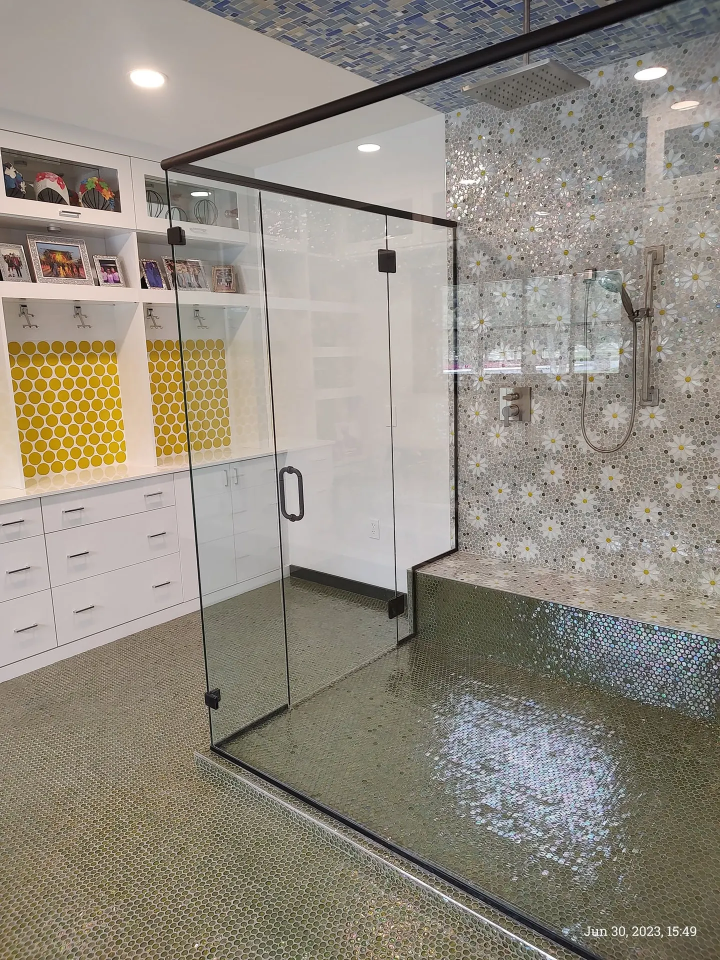
#> input picture assets/images/optimized/hero-bathroom-1440.webp, 1440 x 1920 px, given in place of logo-transparent.png, which was not available (shown at 1/2 size)
$ python optimize-images.py
#> lines starting #> are read from the running program, lines starting #| are printed output that depends on the picture; pictures that were not available may be replaced by others from this repository, and a replacement may not be noted
"""Generate responsive WebP assets from retained originals (requires Pillow).
Run from repository root. Existing responsive markup makes this safe to rerun.
"""
from pathlib import Path
from PIL import Image, ImageOps
import re, json
root=Path('.')
with Image.open('assets/images/logo-transparent.png') as logo:
#> logo is the input picture: PIL image 1440x1920 RGB; mean R, G, B 146.5, 140, 128.9
    cropped=logo.crop(logo.getbbox())
    cropped.thumbnail((750,400))
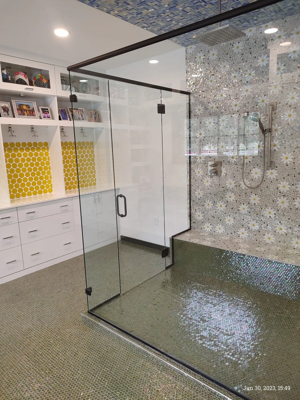
#> cropped: PIL image 300x400 RGB; mean R, G, B 146.6, 140.1, 129
    cropped.save('assets/images/logo-cropped.webp',lossless=True)
with Image.open('favicon-512.png') as icon:
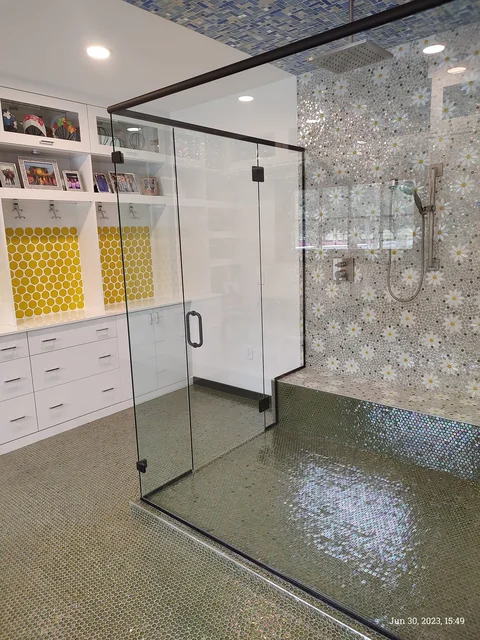
#> input picture assets/images/optimized/hero-bathroom-480.webp, 480 x 640 px, given in place of favicon-512.png, which was not available
#> icon is the input picture: PIL image 480x640 RGB; mean R, G, B 146.6, 139.9, 128.9
    for size,name in [(32,'favicon-32.png'),(180,'apple-touch-icon.png')]:
        resized=icon.copy()
        resized.thumbnail((size,size))
        resized.save(name,optimize=True)
#> this loop made 2 passes
#> pass 1, `resized.save(name,optimize=True)`:
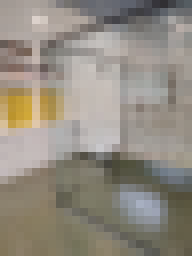
#> saved as favicon-32.png: PIL image 24x32 RGB (shown 8 times larger); mean R, G, B 146.6, 139.9, 128.9
#> pass 2, `resized.save(name,optimize=True)`:
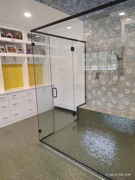
#> saved as apple-touch-icon.png: PIL image 135x180 RGB; mean R, G, B 146.6, 139.9, 128.9
    icon.save('favicon-small.ico',sizes=[(16,16),(32,32),(48,48)])
used=set()
for page in root.glob('*.html'):
    used.update(re.findall(r'(?:src|data-full)="(assets/images/[^\"]+\.(?:jpg|jpeg))"',page.read_text(encoding='utf-8')))
variants={}
for name in sorted(used):
    source=Path(name)
    with Image.open(source) as original:
        im=ImageOps.exif_transpose(original).convert('RGB')
        output=Path('assets/images/optimized')/source.relative_to('assets/images').with_suffix('')
        output.parent.mkdir(parents=True,exist_ok=True)
        sizes=sorted(set([min(im.width,w) for w in [480,960,1440]]))
        candidates=[]
        for width in sizes:
            target=Path(str(output)+f'-{width}.webp')
            quality=78 if source.name=='hero-bathroom.jpg' and width>=1440 else 85
            im.resize((width,round(im.height*width/im.width)),Image.Resampling.LANCZOS).save(target,quality=quality,method=6)
            candidates.append((target.as_posix(),width))
        full=Path(str(output)+'-full.webp')
        im.save(full,quality=90,method=6)
        # Keep original full image when WebP does not reduce its payload.
        full_path=full.as_posix() if full.stat().st_size<source.stat().st_size else source.as_posix()
        if full_path==source.as_posix(): full.unlink()
        variants[name]={'width':im.width,'height':im.height,'candidates':candidates,'full':full_path,'original_bytes':source.stat().st_size,'largest_variant_bytes':Path(candidates[-1][0]).stat().st_size}
for page in root.glob('*.html'):
    s=page.read_text(encoding='utf-8')
    def image_tag(match):
        tag=match[0]
        src=re.search(r'src="([^"]+)"',tag)
        if not src or src[1] not in variants: return tag
        v=variants[src[1]]
        tag=re.sub(r' (width|height|srcset|sizes|loading|decoding|fetchpriority)="[^"]*"','',tag)
        hero='hero-bathroom' in src[1]
        gallery=page.name=='projects.html'
        sizes='(max-width: 900px) 94vw, 53vw' if hero else ('(max-width: 700px) 94vw, (max-width: 1100px) 46vw, 31vw' if gallery else '(max-width: 650px) 94vw, (max-width: 900px) 46vw, 48vw')
        attrs=f' width="{v["width"]}" height="{v["height"]}" srcset="'+', '.join(f'{p} {w}w' for p,w in v['candidates'])+f'" sizes="{sizes}"'
        attrs+=' fetchpriority="high"' if hero else ' loading="lazy" decoding="async"'
        return tag[:-1]+attrs+'>'
    s=re.sub(r'<img\b[^>]*>',image_tag,s)
    for name,v in variants.items(): s=s.replace(f'data-full="{name}"',f'data-full="{v["full"]}"')
    page.write_text(s,encoding='utf-8',newline='\n')
with Image.open('assets/images/hero-bathroom.jpg') as im:
    ImageOps.fit(im,(1200,630),method=Image.Resampling.LANCZOS,centering=(.5,.45)).save('assets/images/social-share.jpg',quality=88,optimize=True)
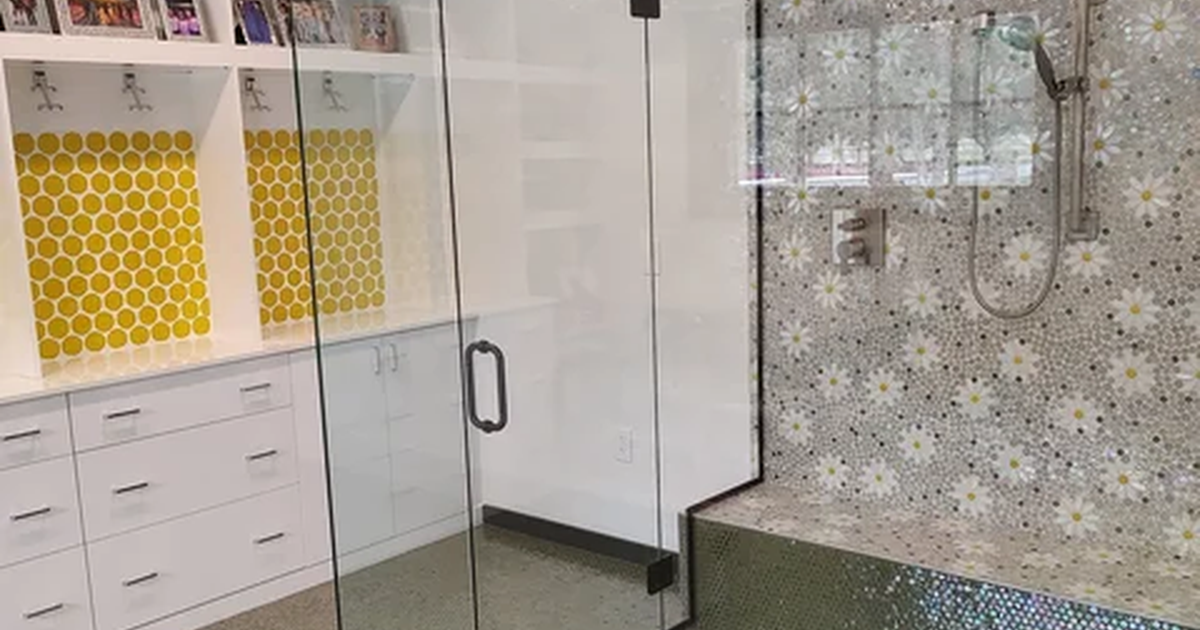
#> saved as social-share.jpg: PIL image 1200x630 RGB; mean R, G, B 167.8, 158.4, 145.3
Path('.audit').mkdir(exist_ok=True)
Path('.audit/image-metrics.json').write_text(json.dumps(variants,indent=2),encoding='utf-8')
print(f'Generated responsive images for {len(variants)} original photographs.')
